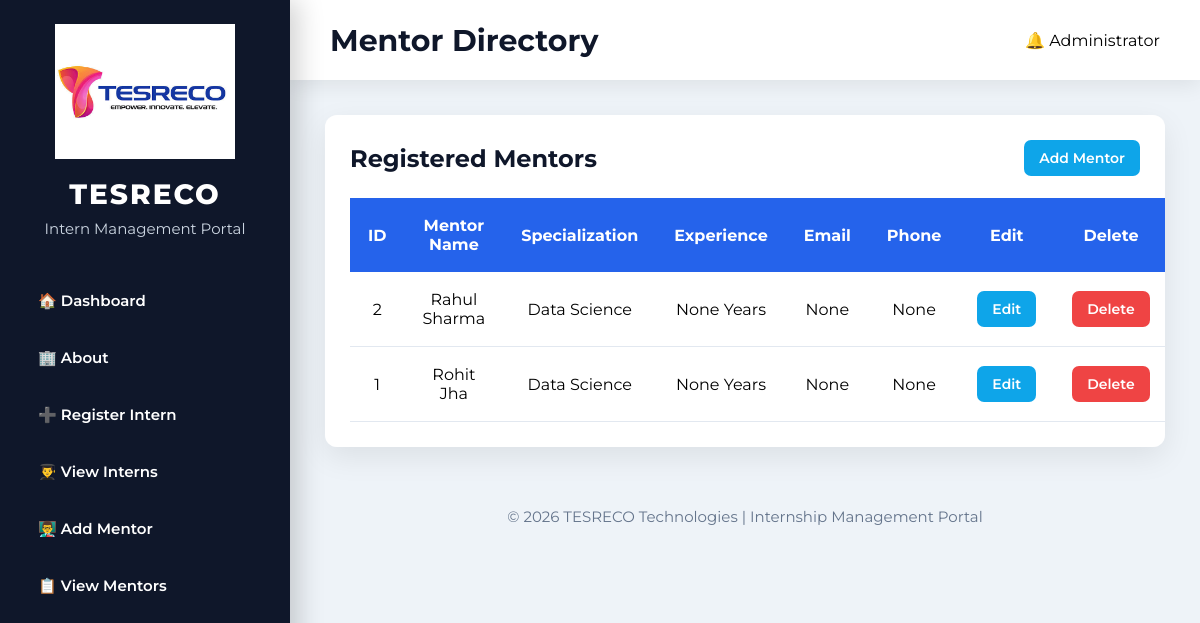
The page /view-mentors on the database its author committed.
### tables this page shows
CREATE TABLE mentors(

    mentor_id INTEGER PRIMARY KEY AUTOINCREMENT,

    name TEXT NOT NULL,

    specialization TEXT NOT NULL

, experience INTEGER, email TEXT, phone TEXT);

### app.py (the view)
@app.route("/view-mentors")
def view_mentors():
    conn = get_db_connection()
    cursor = conn.cursor()
    cursor.execute(
        """
        SELECT mentor_id, name, specialization, experience, email, phone
        FROM mentors
        ORDER BY mentor_id DESC
        """
    )
    mentors = cursor.fetchall()
    conn.close()
    return render_template("view_mentors.html", mentors=mentors)

### app.py (called while the page is built)
def get_db_connection():
    conn = sqlite3.connect(DB_NAME)
    conn.row_factory = sqlite3.Row
    conn.execute("PRAGMA foreign_keys = ON")
    return conn

### templates/view_mentors.html (shortened to what this page needs)
<!DOCTYPE html>
<html lang="en">
<head>
    <link rel="stylesheet" href="{{ url_for('static', filename='style.css') }}">
</head>
<body>
<div class="sidebar">
    <div class="logo">
        <img src="{{ url_for('static', filename='logo.jpg') }}" alt="TESRECO">
        <h2>TESRECO</h2>
        <p>Intern Management Portal</p>
    </div>
    <ul>
        <li><a href="/">🏠 Dashboard</a></li>
        <li><a href="/about">🏢 About</a></li>
        <li><a href="/add-intern">➕ Register Intern</a></li>
        <li><a href="/view-interns">👨‍🎓 View Interns</a></li>
        <li><a href="/add-mentor">👨‍🏫 Add Mentor</a></li>
        <li><a href="/view-mentors">📋 View Mentors</a></li>
    </ul>
</div>
<div class="main">
    <div class="topbar">
        <h1>Mentor Directory</h1>
        <div class="profile">🔔 Administrator</div>
    </div>
    <div class="table-container">
        <div class="section-heading">
            <h2>Registered Mentors</h2>
            <a class="btn edit" href="/add-mentor">Add Mentor</a>
        </div>
        <table>
            <thead>
                <tr>
                    <th>ID</th>
                    <th>Mentor Name</th>
                    <th>Specialization</th>
                    <th>Experience</th>
                    <th>Email</th>
                    <th>Phone</th>
                    <th>Edit</th>
                    <th>Delete</th>
                </tr>
            </thead>
            <tbody>
                {% for mentor in mentors %}
                <tr>
                    <td>{{ mentor['mentor_id'] }}</td>
                    <td>{{ mentor['name'] }}</td>
                    <td>{{ mentor['specialization'] }}</td>
                    <td>{{ mentor['experience'] }} Years</td>
                    <td>{{ mentor['email'] }}</td>
                    <td>{{ mentor['phone'] }}</td>
                    <td><a class="btn edit" href="/edit-mentor/{{ mentor['mentor_id'] }}">Edit</a></td>
                    <td><a class="btn delete" href="/delete-mentor/{{ mentor['mentor_id'] }}">Delete</a></td>
                </tr>
                {% else %}
                <tr>
                    <td colspan="8" class="empty-state">No mentors registered yet.</td>
                </tr>
                {% endfor %}
            </tbody>
        </table>
    </div>
    <div class="footer">© 2026 TESRECO Technologies | Internship Management Portal</div>
</div>
</body>
</html>

### static/style.css (style rules this page uses)
* { margin:0; padding:0; box-sizing:border-box; font-family:'Montserrat',sans-serif; }
html { scroll-behavior:smooth; }
body { background:#eef3f8; display:flex; min-height:100vh; overflow-x:hidden; }
.sidebar { width:290px; height:100vh; position:fixed; left:0; top:0; background:#0F172A; color:white; box-shadow:8px 0 25px rgba(0,0,0,.18); display:flex; flex-direction:column; align-items:center; }
.logo { width:100%; text-align:center; padding:35px 20px; }
.logo img { width:220px; height:auto; border:none; border-radius:0; object-fit:contain; background:none; box-shadow:none; }
.logo h2 { margin-top:20px; font-size:32px; font-weight:800; letter-spacing:2px; }
.logo p { margin-top:8px; color:#CBD5E1; font-size:15px; }
.sidebar ul { list-style:none; width:100%; margin-top:25px; }
.sidebar ul li { margin:12px 20px; }
.sidebar ul li a { display:flex; align-items:center; gap:18px; padding:16px 22px; color:white; text-decoration:none; font-size:17px; font-weight:600; border-radius:14px; transition:.35s; }
.main { margin-left:290px; width:calc(100% - 290px); }
.topbar { height:80px; background:white; display:flex; justify-content:space-between; align-items:center; padding:0 40px; box-shadow:0 5px 20px rgba(0,0,0,.08); }
.topbar h1 { font-size:30px; color:#0F172A; font-weight:700; }
.profile { display:flex; align-items:center; gap:18px; }
.table-container { margin:35px; background:white; border-radius:20px; padding:25px; box-shadow:0 10px 30px rgba(0,0,0,.08); overflow-x:auto; }
table { width:100%; border-collapse:collapse; }
table th { background:#2563EB; color:white; padding:18px; font-size:16px; }
table td { padding:18px; text-align:center; border-bottom:1px solid #E2E8F0; }
.btn { display:inline-block; padding:10px 18px; border-radius:8px; text-decoration:none; color:white; font-weight:600; transition:.3s; }
.edit { background:#0EA5E9; }
.delete { background:#EF4444; }
.footer { text-align:center; padding:25px; color:#64748B; font-size:15px; }
.sidebar ul li a { border-radius:10px; padding:13px 18px; font-size:15px; }
.sidebar ul { margin-top:10px; }
.logo { padding:24px 18px 18px; }
.logo img { width:180px; }
.logo h2 { margin-top:14px; font-size:28px; }
.section-heading { display:flex; justify-content:space-between; align-items:center; gap:18px; margin-bottom:22px; }
.section-heading h2 { color:#0F172A; font-size:24px; }
.table-container { border-radius:12px; }
.table-container table { min-width:760px; }
.btn { border-radius:7px; font-size:14px; padding:9px 15px; }

### rows shown on the page
mentors: mentor_id "2", name "Rahul Sharma", specialization "Data Science", experience "None", email "None", phone "None"
mentors: mentor_id "1", name "Rohit Jha", specialization "Data Science", experience "None", email "None", phone "None"
